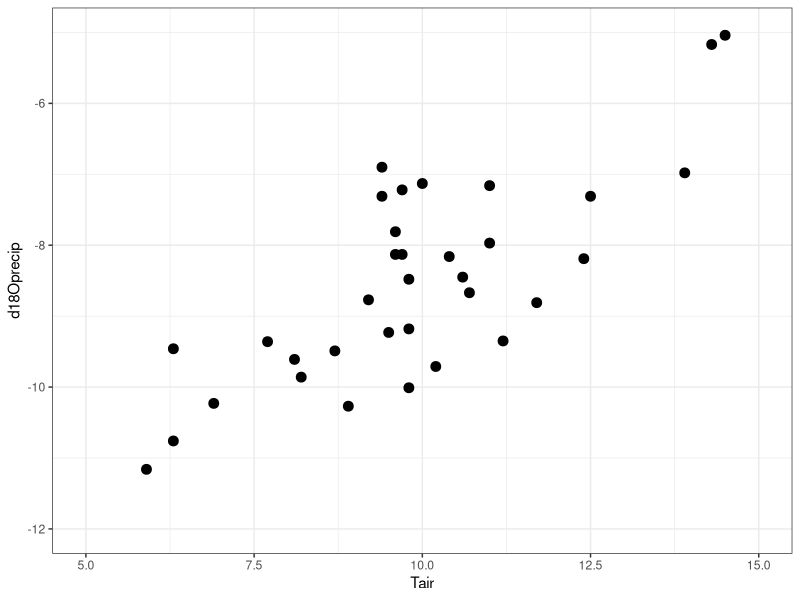

Write R code to recreate this figure.
# this script will convert water d18O values to estimates of air temperature
# equivalent to the Z2 step in Pryor et al. 2014

#### load libraries ####
library(ggplot2)
library(dplyr)

# read the Tair-d18Oprecip calibration data

tcal <- read.csv("02_calibration_data/Pryor_Europe_Tair_d18Oprecip_calibration_data.csv")

head(tcal)

#### initial plot ####

ggplot2::ggplot(tcal, ggplot2::aes(x = Tair, y = d18Oprecip))+
  ggplot2::theme_bw()+
  ggplot2::geom_point(size = 3)+
  ggplot2::xlim(5, 15)+
  ggplot2::ylim(-12, -5)

#### calculate first interim terms for OLS fit uncertainty ####

tcal_errors <- tcal |>
  dplyr::mutate(ttbar = Tair - mean(tcal$Tair),
                ttbar2 = ttbar^2, 
                xxbar = d18Oprecip - mean(tcal$d18Oprecip), # for now following Pryor variable names
                xxbar2 = xxbar^2, # where x is d18Owater throughout, but might change later
                xxbar_by_ttbar = xxbar*ttbar) # because it means x is now on the y-axis here


#### computed variables ####

nt <- length(tcal$d18Oprecip) # number of calibration data points

at <- sum(tcal_errors$xxbar_by_ttbar)/sum(tcal_errors$ttbar2) # OLS slope

tbar <- mean(tcal_errors$Tair) # mean of Tair

xbar <- mean(tcal_errors$d18Oprecip) # mean of d18Oprecip

bt <- xbar - (at * tbar) # OLS intercept

r2 <- sum(tcal_errors$xxbar_by_ttbar)^2/sum(tcal_errors$ttbar2)/sum(tcal_errors$xxbar2) 

sum_ttbar2 <- sum(tcal_errors$ttbar2)




